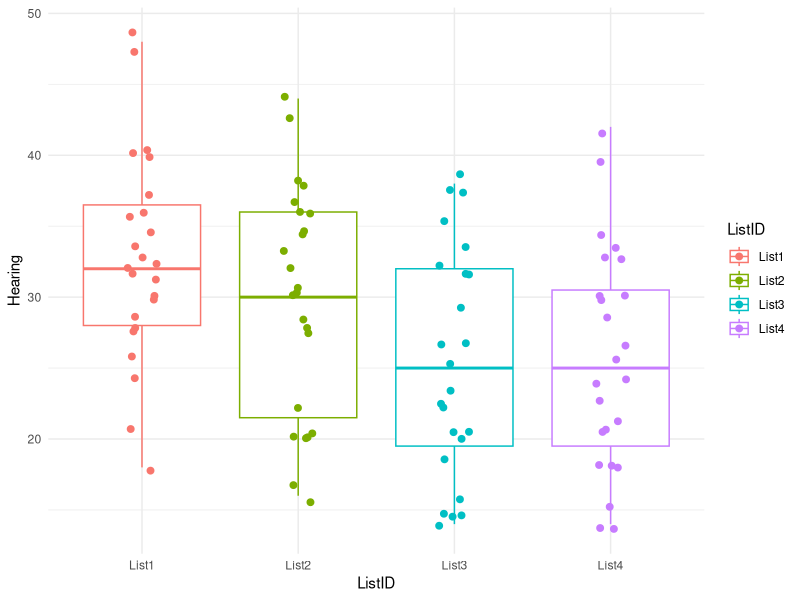
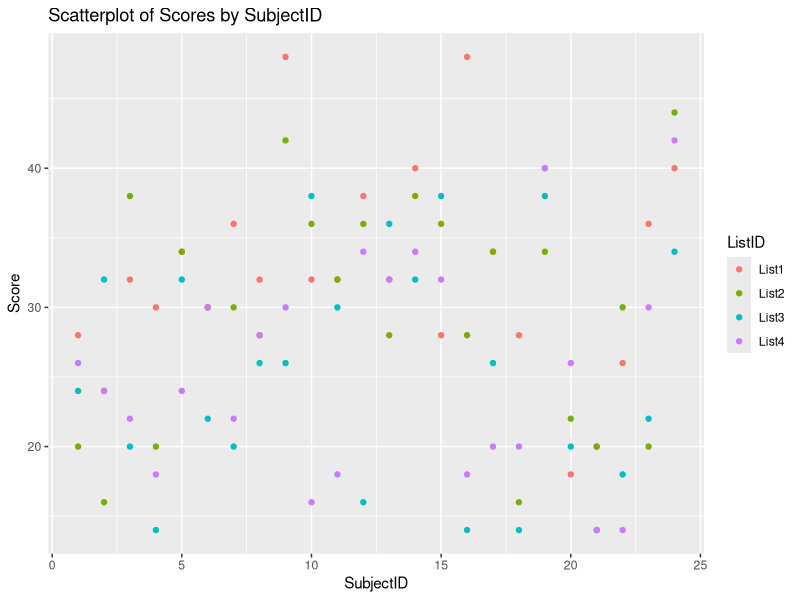
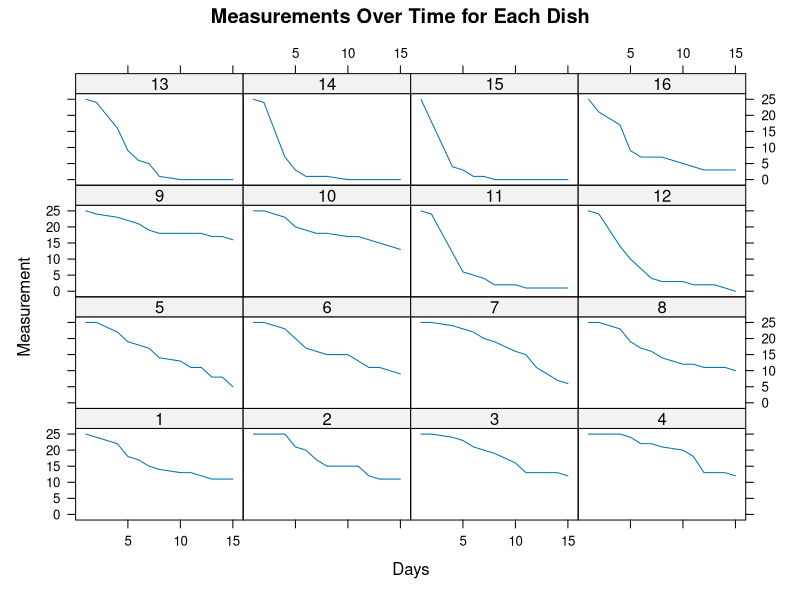
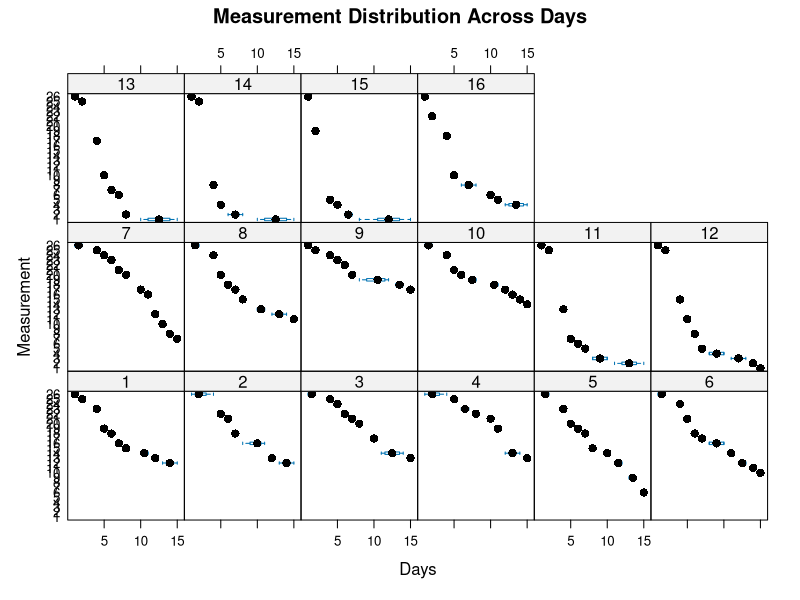
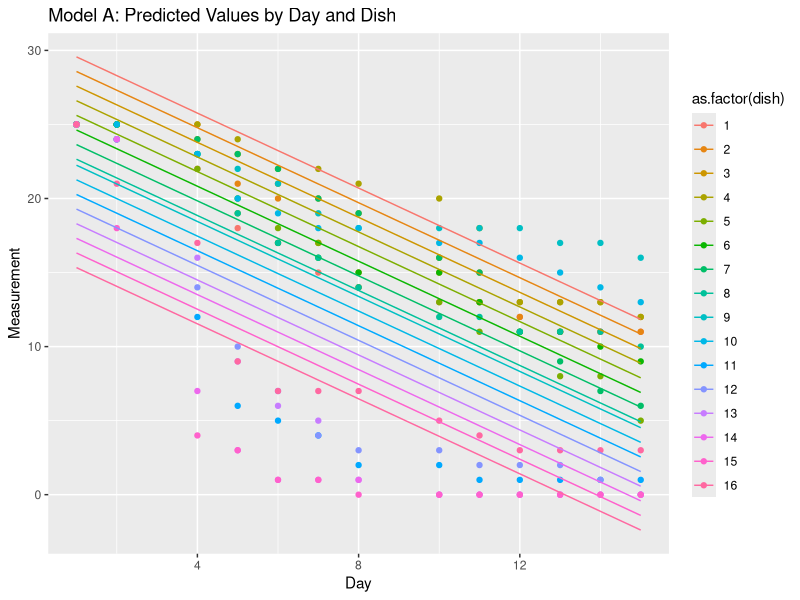
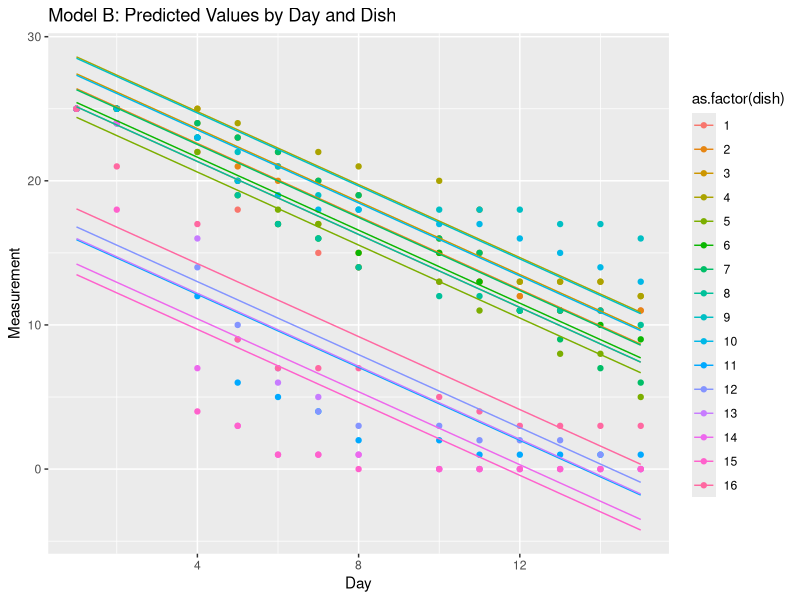
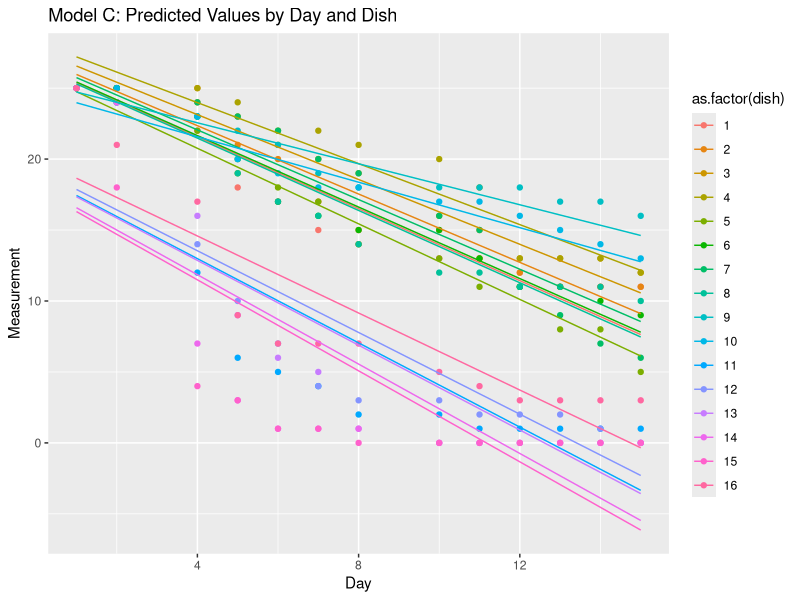

Write R code to recreate these figures, in order.
## ---- chunk 1

# Set global code chunk options
knitr::opts_chunk$set(warning = FALSE)

## ---- chunk 2


# load required libraries
library(skimr)
library(ggplot2)
library(ggpubr)
library(magrittr)
library(tidyr)
library(dplyr)
library(tibble)
library(lme4)
library(lattice)
library(reshape2)


# define functions
`%notin%` <- Negate(`%in%`)


## ---- chunk 3
# Load data
hearing <-  read.table(file = "data/hearing.txt", sep = "\t", header = TRUE)
hearing <- within(hearing, {
  ListID <- factor(ListID, levels = c("List1", "List2", "List3", "List4"))
})
skim(hearing)

# Graphical summeries
# Boxplot of scores by ListID
hearing %>% ggplot(aes(x = ListID, y = Hearing, color = ListID)) +
        geom_boxplot() +
        geom_jitter(width = 0.1, aes(color = factor(ListID)), size = 2) +
        theme_minimal()

# Scatterplot of subjectids on hearing scores
ggplot(hearing, aes(x = SubjectID, y = Hearing, color = ListID)) +
  geom_point() +
  labs(title = "Scatterplot of Scores by SubjectID", x = "SubjectID", y = "Score")

## ---- chunk 4
model_A <- lm(Hearing ~ ListID, data = hearing)
sum_model_A <- summary(model_A)
## ---- chunk 5

# fit the mixed model
lm_mixed <- lmer(Hearing ~ 1 + ListID + (1|SubjectID), data = hearing)

sum_model_mixed <- summary(lm_mixed)

print(sum_model_mixed)

# fit the model without ListID (null model)
lm_mixed_null <- lmer(Hearing ~ (1 | SubjectID), data = hearing)

sum_model_mixed_null <- summary(lm_mixed_null)

# Likelihood ratio test
anova(lm_mixed_null, lm_mixed)
## ---- chunk 6
termites <- read.table(file = "data/termites.txt", sep = " ", header = TRUE)
# Remove NA entries
termites <- termites %>% select_if(~ !any(is.na(.)))

# EDA
skim(termites)
## ---- chunk 7
# Reshape data
termites <- melt(termites, id.vars = c("dish", "dose"), 
                  variable.name = "day",
                  value.name = "measurement")
str(termites)

# Convert day to numeric
termites$day <- as.numeric(gsub("day", "", as.character(termites$day)))

# Graphical EDA
lattice::xyplot(measurement ~ as.numeric(gsub("day", "", day)) | as.factor(dish), 
       data = termites, type = "l",
       layout = c(4, 4),
       main = "Measurements Over Time for Each Dish",
       xlab = "Days", ylab = "Measurement")

# bwplot of measurements distribution across days
lattice::bwplot(measurement ~ as.numeric(gsub("day", "", day)) | as.factor(dish), 
       data = termites,
       main = "Measurement Distribution Across Days",
       xlab = "Days", ylab = "Measurement")
## ---- chunk 8
# Fit a linear model
model_A <- lm(measurement ~ dose + day + dish, data = termites)
summary(model_A)

termites$predicted_A <- predict(model_A)

# Plot model
ggplot(termites, aes(x = as.numeric(gsub("day", "", day)), y = measurement, color = as.factor(dish))) +
  geom_point() +
  geom_line(aes(y = predicted_A)) +
  labs(title = "Model A: Predicted Values by Day and Dish", x = "Day", y = "Measurement")
## ---- chunk 9
# Fit a linear mixed model
model_B <- lmer(measurement ~ dose + day + (1 | dish), data = termites)
summary(model_B)
confint(model_B, method = "boot", nsim = 100, oldNames = FALSE)

termites$predicted_B <- predict(model_B)

# Plot model
ggplot(termites, aes(x = as.numeric(gsub("day", "", day)), y = measurement, color = as.factor(dish))) +
  geom_point() +
  geom_line(aes(y = predicted_B)) +
  labs(title = "Model B: Predicted Values by Day and Dish", x = "Day", y = "Measurement")
## ---- chunk 10
# Fit a linear mixed model
model_C <- lmer(measurement ~ dose + day + (day | dish) + day, data = termites)
summary(model_C)
confint(model_C, method = "boot", nsim = 100, oldNames = FALSE)

termites$predicted_C <- predict(model_C)

# Plot model
ggplot(termites, aes(x = as.numeric(gsub("day", "", day)), y = measurement, color = as.factor(dish))) +
  geom_point() +
  geom_line(aes(y = predicted_C)) +
  labs(title = "Model C: Predicted Values by Day and Dish", x = "Day", y = "Measurement")
## ---- chunk 11
boostrap_ci <- function(data, formula, parameter, N = 1000, conf = 0.90) {
  estimates <- numeric(N)

  for (i in 1:N) {
    resample <- data[sample(nrow(data), replace = TRUE), ]
    model <- lmer(formula, data = resample)
    estimates[i] <- fixef(model)[[parameter]]
  }

  return(quantile(estimates, c((1 - conf) / 2, 1 - (1 - conf) / 2)))
}

ci <- boostrap_ci(termites, measurement ~ dose + day + (1 | dish) + day, "dose")
ci
